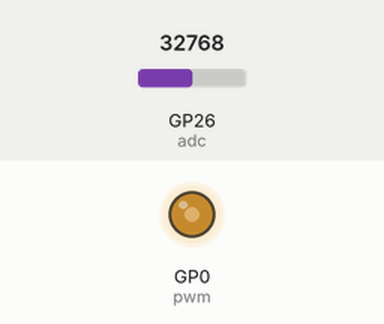
A program run on a simulated Raspberry Pi Pico running MicroPython. On the bench: output pins drawn as LEDs (lit = HIGH). The test bench sets the inputs (shaded band); at power-on: GP26 (adc) = 32768 (analog values on the 0–65535 scale).

Above: at 1.2 s.
1.3 s: GP26 (adc) set to 45874
At 2.2 s:
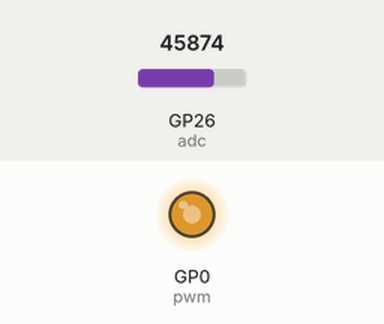
2.8 s: GP26 (adc) set to 57670
At 3.3 s:
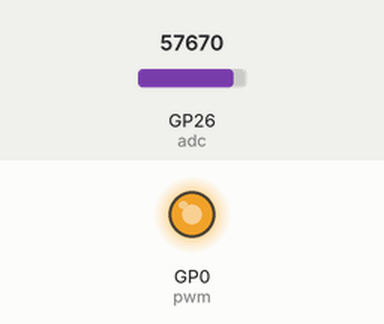
4.3 s: GP26 (adc) set to 7864
At 5.5 s:
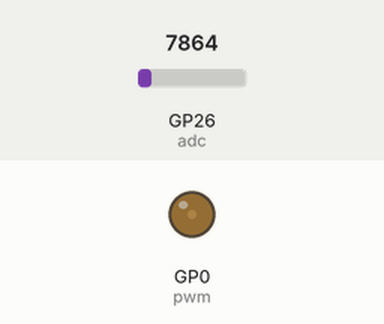
5.8 s: GP26 (adc) set to 0
At 6.8 s:
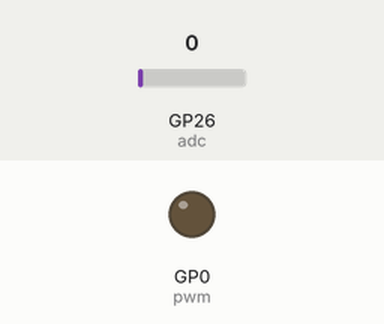
Timing chart, 0 to 8.3 s (numbered marks = the images above; inputs shaded):
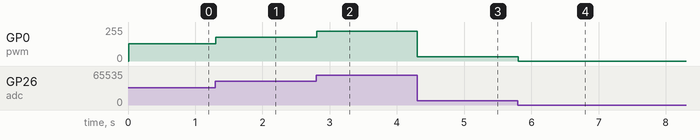

The program:

pwm.py
```python
from machine import Pin, PWM, ADC
import utime

# ADC0, Pin26
adc = ADC(0)

# gpio0 led
pwm = PWM(Pin(0))

# 1kHz pwm
pwm.freq(1000)
cnt = 0

while True:
    cnt += 1

    # update PWM every 10ms
    if(cnt > 10):
        cnt = 0
        adcVal = adc.read_u16()
        pwm.duty_u16(adcVal)
        #print('ADC1:', adcVal)

    utime.sleep_ms(1)
```

Measured:
- after the input at 1.3 s, GP0 (pwm): 128/255 → 178/255 at once
- after the input at 2.8 s, GP0 (pwm): 178/255 → 224/255 at once
- after the input at 4.3 s, GP0 (pwm): 224/255 → 31/255 at once
- after the input at 5.8 s, GP0 (pwm): 31/255 → 0/255 at once
